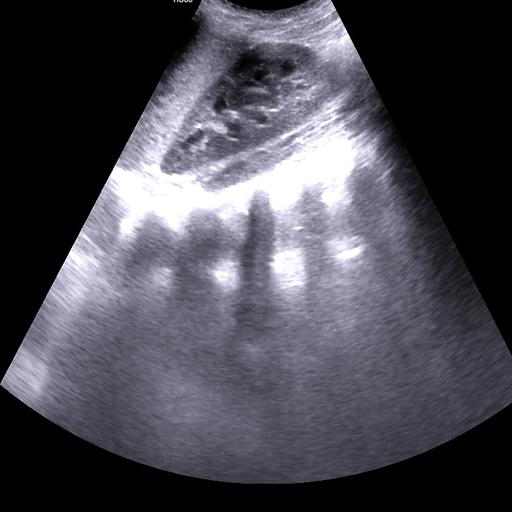
#> input picture backend/data/Normal/Normal_1023.JPG, 512 x 512 px; its folder holds only this picture in this run
$ python -i preprocessing.py   (imports and definitions only)   (older library calls are emulated)
#> lines starting #> are read from the running program, lines starting #| are printed output that depends on the picture
#> further down, picture is the input picture: shape (512, 512, 3); mean B, G, R 81.6, 72.6, 73.2
"""
Kidney Ultrasound Classification - Image Preprocessing Service
OpenCV-based preprocessing for inference.
"""

import io
import os
from pathlib import Path
from typing import Tuple, Union, Optional, TYPE_CHECKING, Any, List

import cv2
import numpy as np
from PIL import Image
from loguru import logger


class UltrasoundGate:
    """One-class ultrasound-likeness gate.

    Purpose: reject obvious non-ultrasound images (flowers/dogs/etc.) before the
    stone detector runs, since the stone classifier will otherwise force every
    image into {Normal, Stone}.

    Implementation:
    - Build a reference grayscale histogram distribution from known ultrasound
      images in reference directories.
    - For an input image, compute histogram distance + simple colorfulness
      heuristics.
    """

    _IMAGE_EXTS = {".jpg", ".jpeg", ".png", ".bmp", ".tiff", ".tif"}

    def __init__(
        self,
        enabled: bool = True,
        reference_dirs: Optional[List[Path]] = None,
        max_reference_images: int = 300,
        hist_bins: int = 256,
        reference_stats_path: Optional[Path] = None,
    ):
        self.enabled = enabled
        self.reference_dirs = reference_dirs or []
        self.max_reference_images = max_reference_images
        self.hist_bins = hist_bins
        self.reference_stats_path = reference_stats_path

        self._ref_hist_mean: Optional[np.ndarray] = None
        self._ref_dist_threshold: Optional[float] = None

        self._ref_feat_mean: Optional[np.ndarray] = None
        self._ref_feat_inv_cov: Optional[np.ndarray] = None
        self._ref_feat_threshold: Optional[float] = None
        self._built = False

    # [53 lines left out: functions _parse_reference_dirs, _repo_root, _resolve_dirs, from_env, not called in this run]

    def _load_reference_stats(self) -> bool:
        path = self.reference_stats_path
        if not path:
            return False
        try:
            if not path.exists():
                return False
            import json

            with open(path, "r", encoding="utf-8") as f:
                data = json.load(f)

            hist_mean = np.array(data["ref_hist_mean"], dtype=np.float32)
            self.hist_bins = int(data.get("hist_bins", int(hist_mean.shape[0])))
            self._ref_hist_mean = hist_mean
            self._ref_dist_threshold = float(data["ref_hist_threshold"])

            self._ref_feat_mean = np.array(data["ref_feat_mean"], dtype=np.float32)
            self._ref_feat_inv_cov = np.array(data["ref_feat_inv_cov"], dtype=np.float32)
            self._ref_feat_threshold = float(data["ref_feat_threshold"])

            logger.info(f"UltrasoundGate: loaded reference stats from {path}")
            return True
        except Exception as e:
            logger.warning(f"UltrasoundGate: failed to load reference stats ({path}): {e}")
            return False

    def _iter_reference_images(self) -> List[Path]:
        images: List[Path] = []
        for ref_dir in self.reference_dirs:
            if not ref_dir.exists() or not ref_dir.is_dir():
                continue
            for p in ref_dir.rglob("*"):
                if p.is_file() and p.suffix.lower() in self._IMAGE_EXTS:
                    images.append(p)
                    if len(images) >= self.max_reference_images:
                        return images
        return images

    # [14 lines left out: functions _gray_hist, _chi_square_distance, not called in this run]

    @staticmethod
    def _colorfulness_scores(bgr: np.ndarray) -> Tuple[float, float]:
        """Return (channel_diff, mean_saturation) in [0,1] approx."""
        b = bgr[:, :, 0].astype(np.float32)
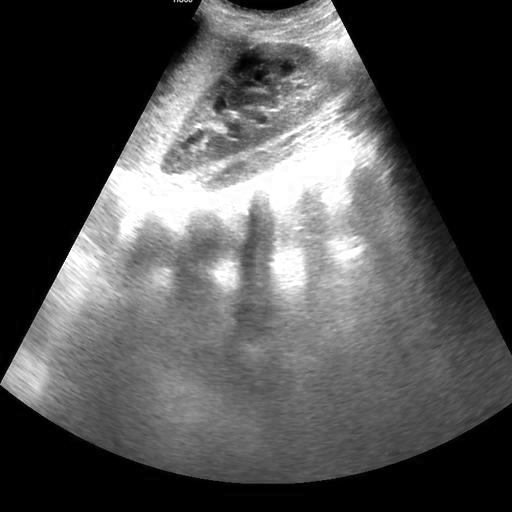
#> b: shape (512, 512) float32; min 0, max 255, mean 81.6
        g = bgr[:, :, 1].astype(np.float32)
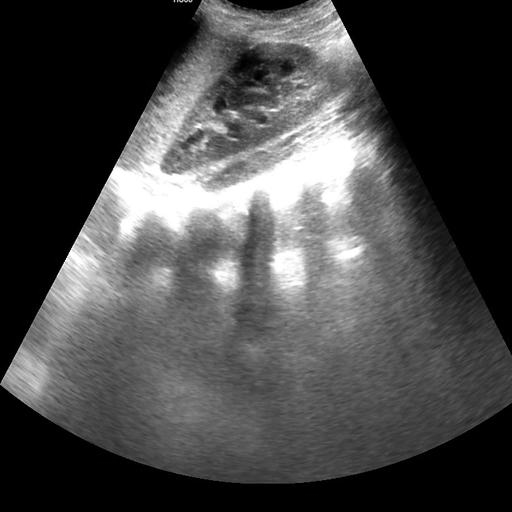
#> g: shape (512, 512) float32; min 0, max 255, mean 72.6
        r = bgr[:, :, 2].astype(np.float32)
        channel_diff = float((np.mean(np.abs(r - g)) + np.mean(np.abs(r - b)) + np.mean(np.abs(g - b))) / (3.0 * 255.0))
#> channel_diff = 0.0237

        hsv = cv2.cvtColor(bgr, cv2.COLOR_BGR2HSV)
#> hsv: shape (512, 512, 3); mean H, S, V 74.4, 23.9, 81.6
        s = hsv[:, :, 1].astype(np.float32) / 255.0
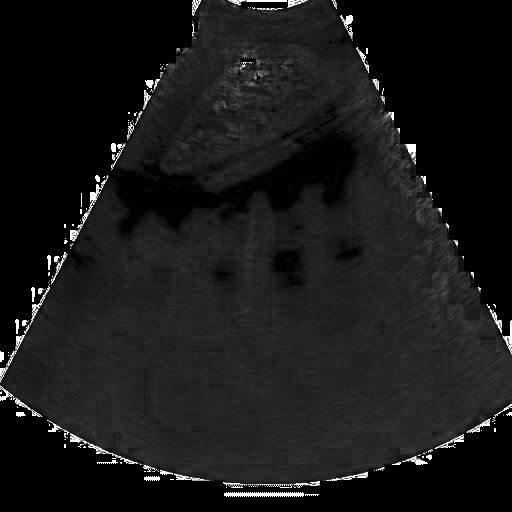
#> s: shape (512, 512) float32; min 0, max 1, mean 0.0938
        mean_saturation = float(np.mean(s))
#> mean_saturation = 0.0938
        return channel_diff, mean_saturation

    def build_reference(self) -> None:
        if self._built or not self.enabled:
            self._built = True
            return

        ref_images = self._iter_reference_images()
        if not ref_images:
            if self._load_reference_stats():
                self._built = True
                return

            logger.warning(
                "UltrasoundGate: no reference images found; using heuristic-only gating. "
                f"Set ULTRASOUND_REFERENCE_DIRS or provide {self.reference_stats_path}. tried={self.reference_dirs}"
            )
            self._built = True
            return

        hists: List[np.ndarray] = []
        feats: List[np.ndarray] = []
        for p in ref_images:
            img = cv2.imread(str(p))
            if img is None:
                continue
            hists.append(self._gray_hist(img))
            feats.append(self._features(img))

        if len(hists) < 10:
            logger.warning("UltrasoundGate: too few reference images; using heuristic-only gating")
            self._built = True
            return

        ref_hist_mean = np.mean(np.stack(hists, axis=0), axis=0).astype(np.float32)

        # Distance distribution among reference ultrasound images.
        dists = [self._chi_square_distance(h, ref_hist_mean) for h in hists]
        # Conservative threshold: 99th percentile + small margin.
        thresh = float(np.percentile(np.array(dists, dtype=np.float32), 99.0) + 0.02)

        self._ref_hist_mean = ref_hist_mean
        self._ref_dist_threshold = thresh

        # Fit a simple one-class model in feature space (Mahalanobis distance)
        X = np.stack(feats, axis=0).astype(np.float32)
        mu = np.mean(X, axis=0)
        cov = np.cov(X, rowvar=False).astype(np.float32)
        # Regularize for numerical stability
        cov = cov + (np.eye(cov.shape[0], dtype=np.float32) * 1e-3)
        try:
            inv_cov = np.linalg.inv(cov).astype(np.float32)
        except Exception:
            inv_cov = np.linalg.pinv(cov).astype(np.float32)

        mdists = [self._mahalanobis(x, mu, inv_cov) for x in X]
        fthresh = float(np.percentile(np.array(mdists, dtype=np.float32), 99.5) + 0.5)

        self._ref_feat_mean = mu.astype(np.float32)
        self._ref_feat_inv_cov = inv_cov
        self._ref_feat_threshold = fthresh
        self._built = True

        logger.info(
            f"UltrasoundGate built: n_ref={len(hists)}, hist_th={self._ref_dist_threshold:.4f}, feat_th={self._ref_feat_threshold:.2f}"
        )

    # [48 lines left out: functions _entropy, _features, _mahalanobis, not called in this run]

    def is_ultrasound(self, bgr: np.ndarray) -> bool:
        if not self.enabled:
            return True
        if not self._built:
            self.build_reference()

        # Always reject strong color photos.
        channel_diff, mean_saturation = self._colorfulness_scores(bgr)
#> channel_diff = 0.0237; mean_saturation = 0.0938
        if mean_saturation >= 0.55 and channel_diff >= 0.16:
            return False

        # If reference model isn't available, we can only do weak checks.
        if self._ref_hist_mean is None or self._ref_dist_threshold is None:
            return mean_saturation < 0.60

        # Histogram check (grayscale distribution)
        h = self._gray_hist(bgr)
        hist_dist = self._chi_square_distance(h, self._ref_hist_mean)
        if hist_dist > (self._ref_dist_threshold * 6.0):
            return False

        # Feature-space one-class check
        if self._ref_feat_mean is not None and self._ref_feat_inv_cov is not None and self._ref_feat_threshold is not None:
            x = self._features(bgr)
            md = self._mahalanobis(x, self._ref_feat_mean, self._ref_feat_inv_cov)
            if md > self._ref_feat_threshold:
                return False

        return True


class ImagePreprocessor:
    """
    Image preprocessing service for kidney ultrasound images.
    Uses OpenCV for efficient image processing.
    """

    # ImageNet normalization values
    IMAGENET_MEAN = [0.485, 0.456, 0.406]
    IMAGENET_STD = [0.229, 0.224, 0.225]

    # [159 lines left out: functions __init__, load_image, apply_clahe, preprocess, validate_image, validate_ultrasound, not called in this run]


# Global instance
_preprocessor: Optional[ImagePreprocessor] = None


# [8 lines left out: function get_preprocessor, not called in this run]

>>> import cv2
>>> picture = cv2.imread('../../data/Normal/Normal_1023.JPG')
>>> result = UltrasoundGate().is_ultrasound(picture)
#> result = True

$ run again, on backend/data/Normal/Normal_1045.JPG
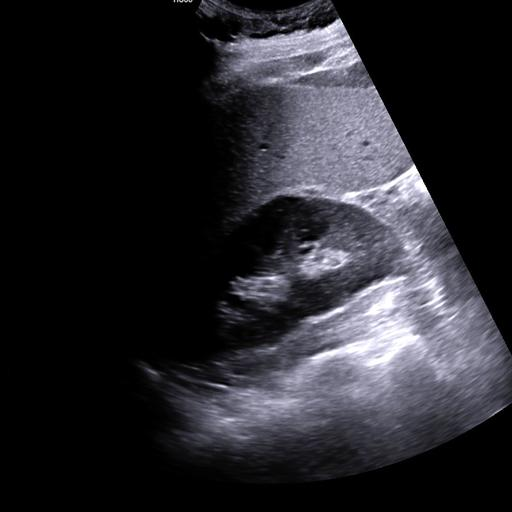
#> input picture backend/data/Normal/Normal_1045.JPG, 512 x 512 px
#> picture is the input picture: shape (512, 512, 3); mean B, G, R 43.1, 37.9, 38.3
#> in _colorfulness_scores, `g = bgr[:, :, 1].astype(np.float32)`:
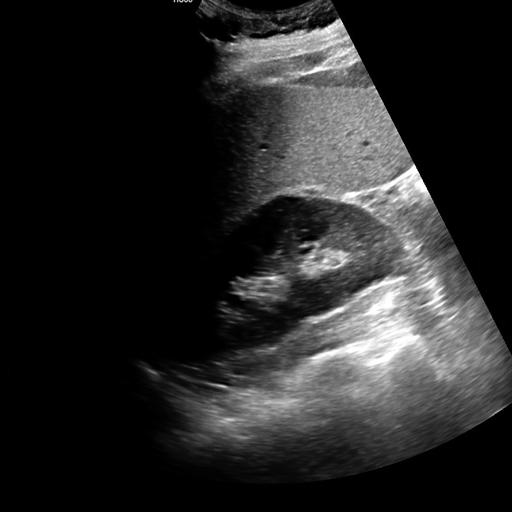
#> g: shape (512, 512) float32; min 0, max 255, mean 37.9
#> in _colorfulness_scores, `channel_diff = float((np.mean(np.abs(r - g)) + np.mean(np.abs(r - b)) ..`: channel_diff = 0.0136
#> hsv: shape (512, 512, 3); mean H, S, V 48, 16.3, 43.1
#> in _colorfulness_scores, `s = hsv[:, :, 1].astype(np.float32) / 255.0`:
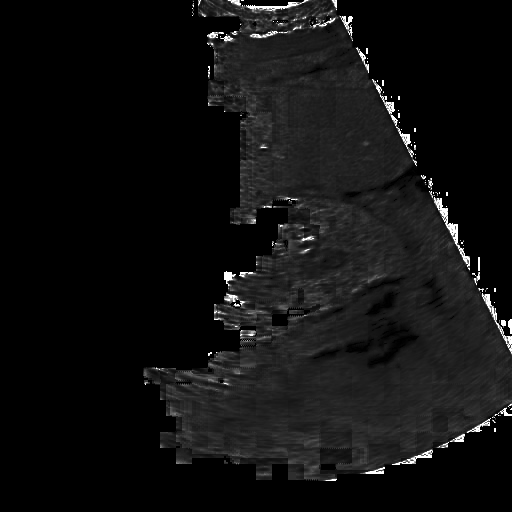
#> s: shape (512, 512) float32; min 0, max 1, mean 0.0637
#> in _colorfulness_scores, `mean_saturation = float(np.mean(s))`: mean_saturation = 0.0637
#> in is_ultrasound, `channel_diff, mean_saturation = self._colorfulness_scores(bgr)`: channel_diff = 0.0136; mean_saturation = 0.0637
#> result = True

$ run again, on backend/data/Normal/Normal_1055.JPG
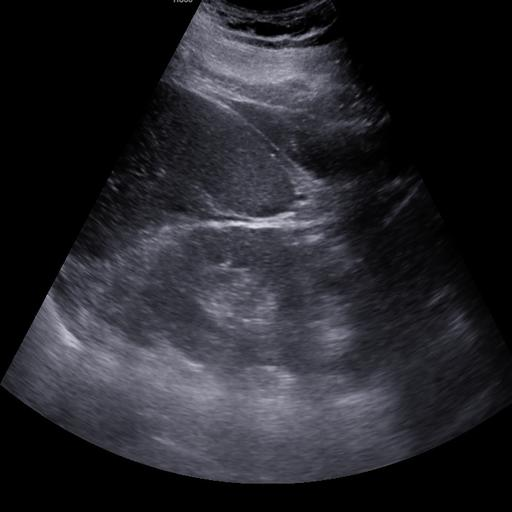
#> input picture backend/data/Normal/Normal_1055.JPG, 512 x 512 px
#> picture is the input picture: shape (512, 512, 3); mean B, G, R 43.1, 37.4, 37.6
#> in _colorfulness_scores, `channel_diff = float((np.mean(np.abs(r - g)) + np.mean(np.abs(r - b)) ..`: channel_diff = 0.015
#> hsv: shape (512, 512, 3); mean H, S, V 72.4, 24.9, 43.1
#> in _colorfulness_scores, `s = hsv[:, :, 1].astype(np.float32) / 255.0`:
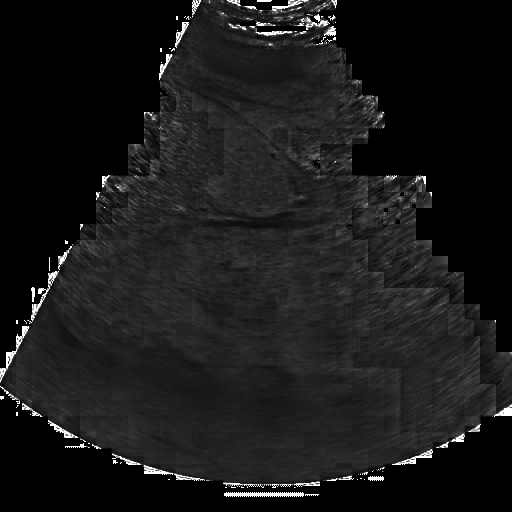
#> s: shape (512, 512) float32; min 0, max 1, mean 0.0976
#> in _colorfulness_scores, `mean_saturation = float(np.mean(s))`: mean_saturation = 0.0976
#> in is_ultrasound, `channel_diff, mean_saturation = self._colorfulness_scores(bgr)`: channel_diff = 0.015; mean_saturation = 0.0976
#> result = True

$ run again, on backend/data/Normal/Normal_1063.JPG
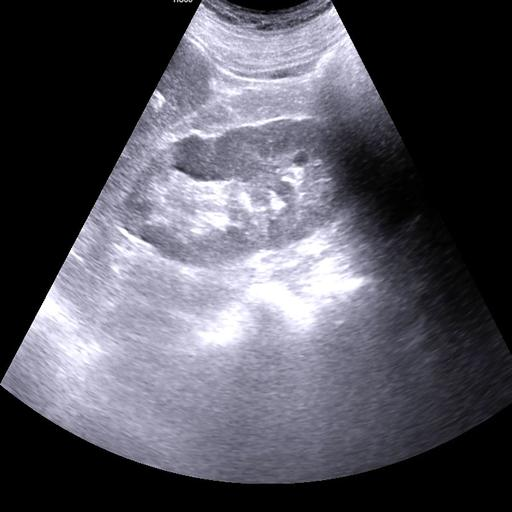
#> input picture backend/data/Normal/Normal_1063.JPG, 512 x 512 px
#> picture is the input picture: shape (512, 512, 3); mean B, G, R 93, 83.2, 84
#> in _colorfulness_scores, `g = bgr[:, :, 1].astype(np.float32)`:
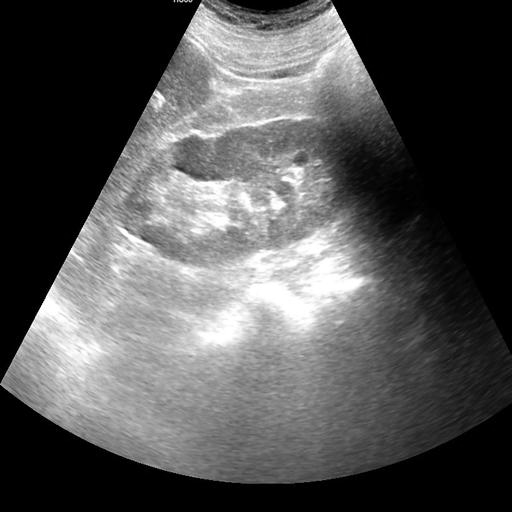
#> g: shape (512, 512) float32; min 0, max 255, mean 83.2
#> in _colorfulness_scores, `channel_diff = float((np.mean(np.abs(r - g)) + np.mean(np.abs(r - b)) ..`: channel_diff = 0.0255
#> hsv: shape (512, 512, 3); mean H, S, V 74.4, 22, 93
#> in _colorfulness_scores, `s = hsv[:, :, 1].astype(np.float32) / 255.0`:
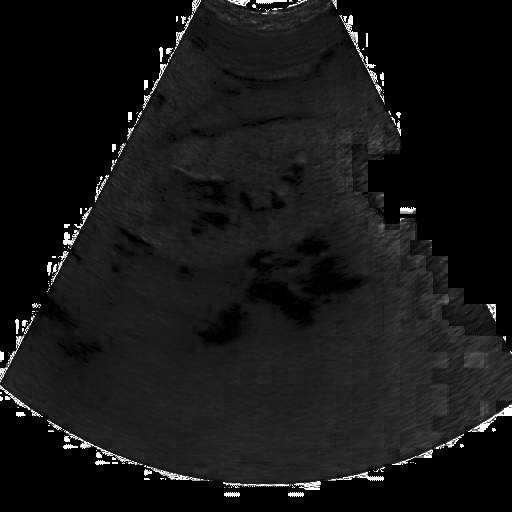
#> s: shape (512, 512) float32; min 0, max 1, mean 0.0862
#> in _colorfulness_scores, `mean_saturation = float(np.mean(s))`: mean_saturation = 0.0862
#> in is_ultrasound, `channel_diff, mean_saturation = self._colorfulness_scores(bgr)`: channel_diff = 0.0255; mean_saturation = 0.0862
#> result = True
